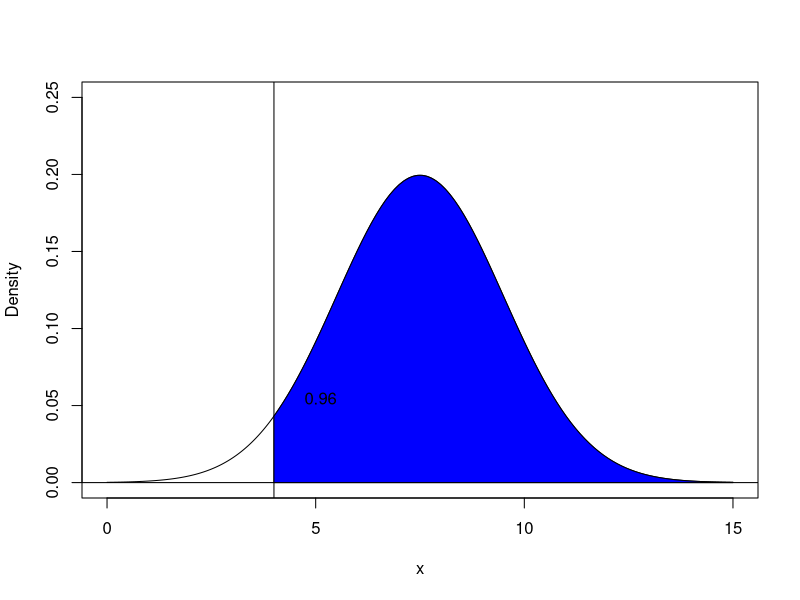
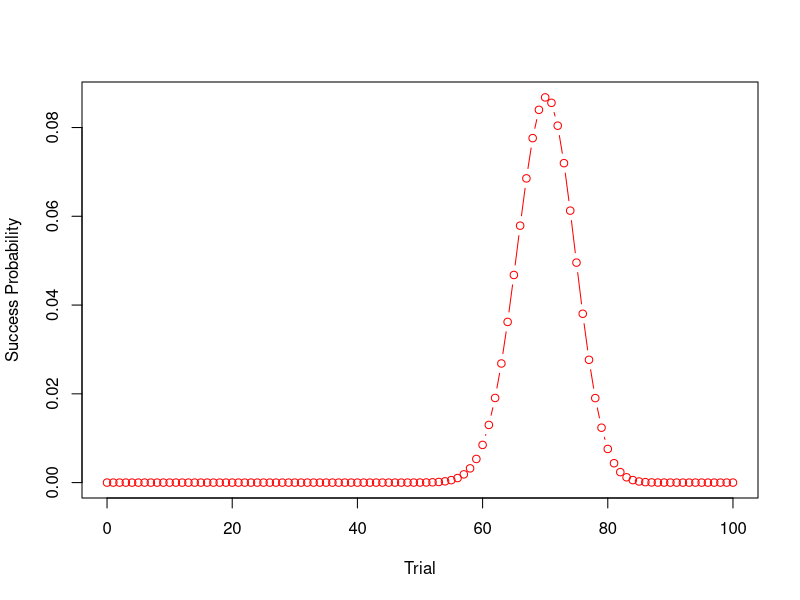
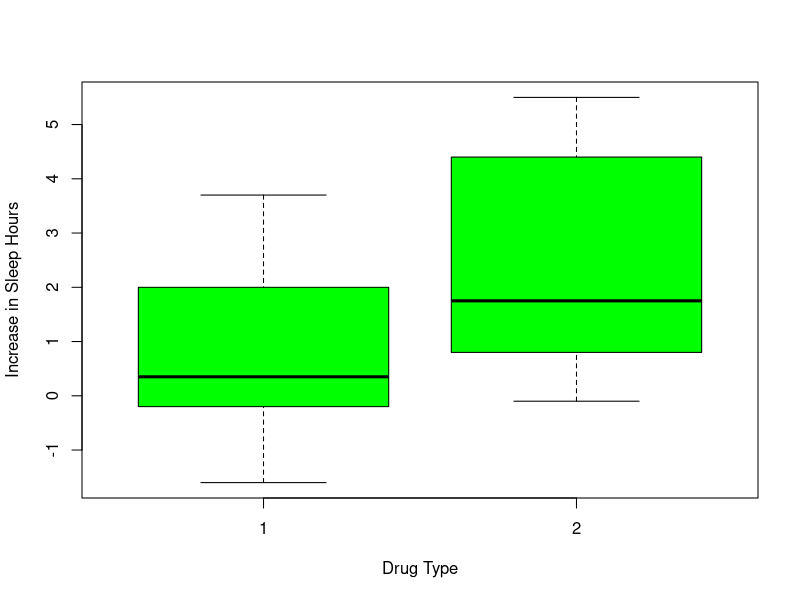
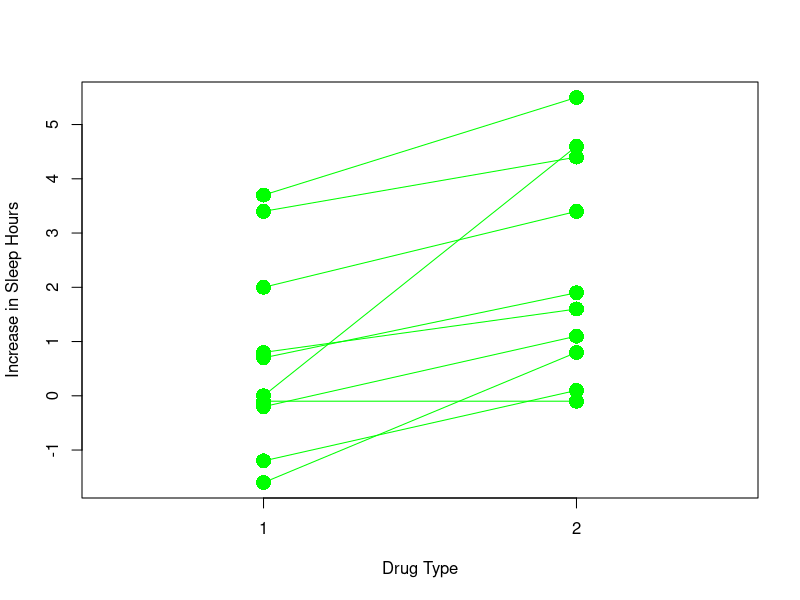
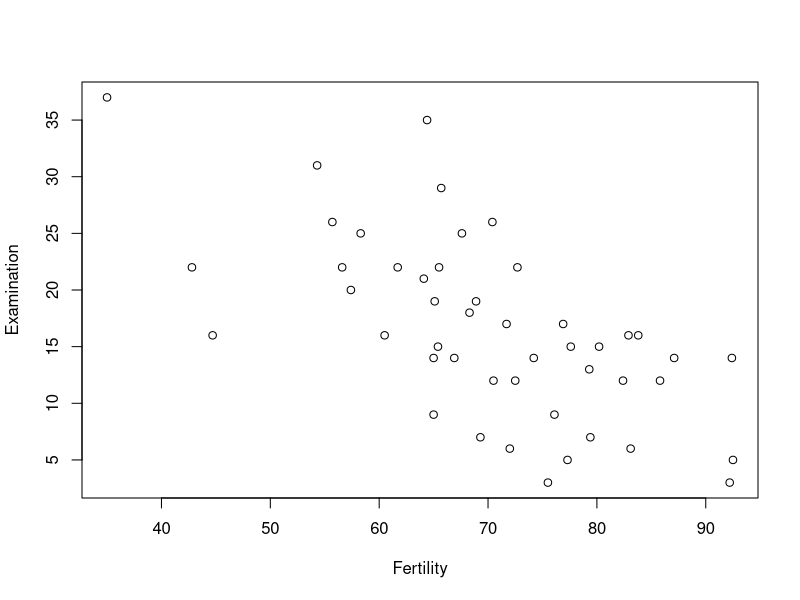

Reproduce these figures in R, in order.
library(calibrate)

## Normal distribution p-value

# inputs
mean = 7.5
sd = 2
x1 <- 4   # change this value 


x <- seq(0,15, length.out = 1000)
y <- dnorm(x, mean = mean, sd = sd)


y1 <- dnorm(x1, mean = mean, sd = sd)
p <- pnorm(x1, mean = mean, sd = sd, lower.tail = FALSE)

# Coordinates of polygon
xpol <- seq(x1, max(x), length=100)
ypol <- dnorm(xpol, mean = mean, sd = sd)
ypolbase <- rep(0,100)
label <- paste("Colored Area", format(p, digits=2))

par(mfrow=c(1,1))
plot(x,y, xlim = c(0,15), ylim = c(0, 0.25), type = "l", ylab = "Density")
abline(v=x1)
abline(h=0)
polygon( c(xpol, rev(xpol)), c(ypolbase, rev(ypol)), col = "blue")
textxy(x1+0.5, y1+0.005, labs = format(p, digits=2), cex = 1)


## binomial distribution
nt <- 100
ps <- 0.70
xvals <- 0:nt
yvals <- dbinom(xvals, nt, ps)
plot(xvals, yvals, type = "b", col="red", xlab = "Trial", ylab = "Success Probability")

## t-test
## unpaired data
boxplot(extra ~ group, data = sleep, col="green", xlab="Drug Type", 
        ylab = "Increase in Sleep Hours")

drug1 <- sleep$extra[1:10]
drug2 <- sleep$extra[11:20]
t.test(drug1, drug2)
t.test(drug1, drug2)$conf

## t-test
## paired Data
g1 <- sleep[sleep$group==1,]
g1$group <- as.numeric(g1$group)
g2 <- sleep[sleep$group==2,]
g2$group <- as.numeric(g2$group)
plot(as.numeric(sleep$group), sleep$extra, type = "p", cex = 2, xlim=c(0.5,2.5),
     xlab="Drug Type", ylab = "Increase in Sleep Hours", pch = 16, 
     col = "green", xaxt = "n")
axis(side =1, at = c(1,2))
for (i in 1:nrow(g1)){
  segments(g1$group[i], g1$extra[i], g2$group[i], g2$extra[i], col = "green")
}

drug1 <- sleep$extra[1:10]
drug2 <- sleep$extra[11:20]
t.test(drug1, drug2, paired = TRUE)
t.test(drug1, drug2, paired = TRUE)$conf


### correlation
head(swiss)
round(cor(swiss),2)
with(swiss, plot(Fertility, Examination))

## chi-squared test is used to compare observed frequencies with the 
## frequencies expected under some null hypothesis
eye <- margin.table(HairEyeColor,2)
eye
chisq.test(eye)
chisq.test(eye, p = c(0.37, 0.36, 0.15, 0.12))
